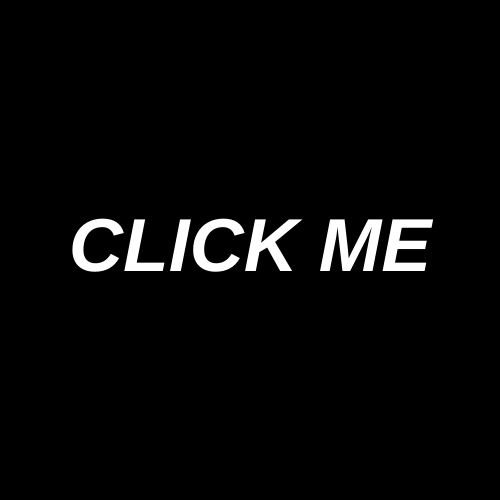
Frame 1 (no input)
Frame 60 (no input): identical to frame 1, image omitted
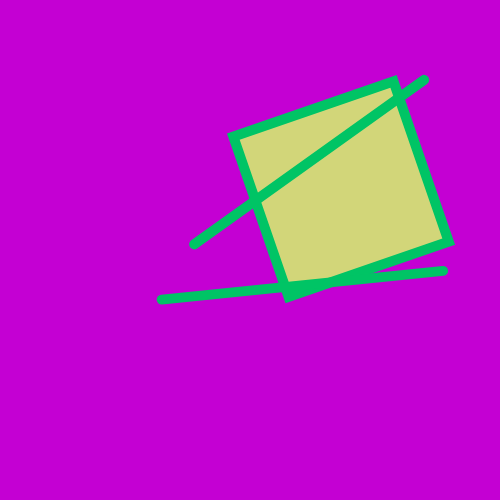
Frame 120 (the mouse pressed at the canvas centre since frame 60)

The p5.js sketch that drew these frames (run headless with seeded random() and noise() and a simulated clock; from frame 60 on, the mouse is pressed at the canvas centre):

// p5.js sketch
// ── sketch.js


// Example 1

// Goals:
// two lines, one square
// random positions
// random rotations
// random color scheme

function setup() {
  createCanvas(500, 500);
  // "start screen"
  background(0,0,0);
  fill(255,255,255);
  textAlign(CENTER, CENTER);
  textSize(75);
  textStyle(BOLDITALIC);
  text("CLICK ME", width/2, height/2);
}
// remember: setup() only draws once, when the sketch first loads

function draw() {
  // empty for now 
}

function mousePressed(){
  // background - pink, red, blue, and purple
  let bgColor = [random(50, 255), 0, random(200, 255)]; 
  background(bgColor);
  // outline - mostly greens and blues
  let strokeColor = [0, random(20, 255), random(20, 255)];
  stroke(strokeColor);
  strokeWeight(10);

  // square
  push();
  rectMode(CENTER); // drawing from center  
  translate(random(100,400), random(100,400)); // random positions
  rotate(random(360)); // random rotation
  // different shades, mostly light tones
  fill(random(200,255), random(200, 255), random(0, 255));
  rect(0,0, random(100,200)); // random size - added for fun
  pop();

  // line 1
  push();
  translate(random(-100,100), random(-100,100));
  push();
  translate(width/2, height/2);
  rotate(random(360));
  line(-100, 100, 100, -100);
  pop();
  pop();

  // line 2
  push();
  translate(random(-100,100), random(-100,100));
  push();
  translate(width/2, height/2);
  rotate(random(360));
  line(-100, 100, 100, -100);
  pop();
  pop();
  //investigate: what happens when you switch translate and rotate? what happens to the sketch?
}

// Note: incorporates my code from 
// https://editor.p5js.org/melodyloveless/sketches/W97DQegQh
// and https://editor.p5js.org/melodyloveless/sketches/riQJhGMiA
